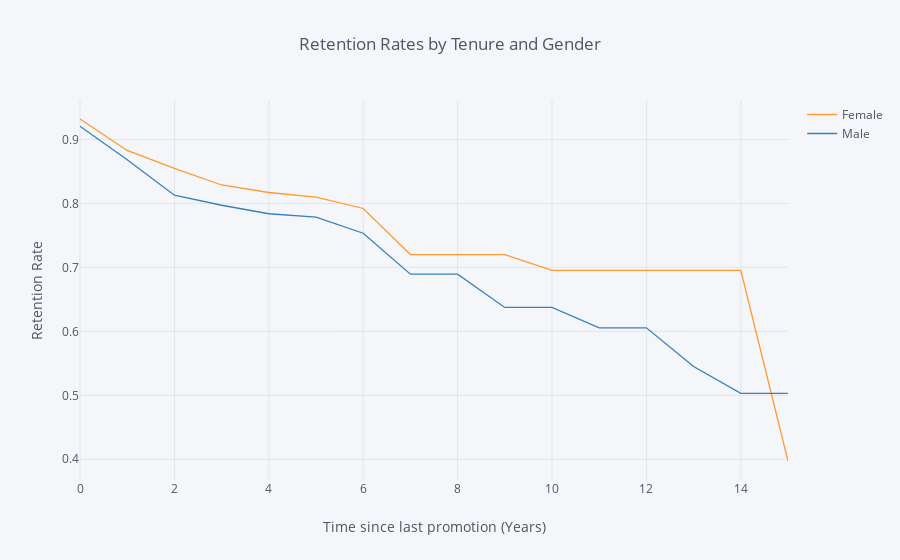

The notebook cell this image was saved under:
### Markdown cell above
## 3. Let's look at retention rate by gender from a third perspective - the number of years since the employee's last promotion. Generate and plot a survival curve showing this.

### Code cell
rates = survival(data, 'Gender', 'YearsSinceLastPromotion', 'Attrition')

rates.iplot(kind='line', xTitle='Time since last promotion (Years)', yTitle='Retention Rate',
            title='Retention Rates by Tenure and Gender')

### Figure 1 — Plotly figure (JSON) as saved in the notebook; plotly's stock layout.template omitted (floating-point values rounded to 4 significant figures)
{"data": [{"line": {"color": "rgba(255, 153, 51, 1.0)", "dash": "solid", "shape": "linear", "width": 1.3}, "mode": "lines", "name": "Female", "text": "", "type": "scatter", "uid": "a2d508e7-b5ef-4a17-8644-ddb5582b1dd5", "x": [0, 1, 2, 3, 4, 5, 6, 7, 8, 9, 10, 11, 12, 13, 14, 15], "y": [0.932, 0.8828, 0.8547, 0.8288, 0.817, 0.8099, 0.7921, 0.7201, 0.7201, 0.7201, 0.6952, 0.6952, 0.6952, 0.6952, 0.6952, 0.3973]}, {"line": {"color": "rgba(55, 128, 191, 1.0)", "dash": "solid", "shape": "linear", "width": 1.3}, "mode": "lines", "name": "Male", "text": "", "type": "scatter", "uid": "98a43209-f9a7-4bfc-ae90-a4ff0d882346", "x": [0, 1, 2, 3, 4, 5, 6, 7, 8, 9, 10, 11, 12, 13, 14, 15], "y": [0.9206, 0.8684, 0.8128, 0.7971, 0.7838, 0.7785, 0.7534, 0.6894, 0.6894, 0.6374, 0.6374, 0.6055, 0.6055, 0.5449, 0.503, 0.503]}], "layout": {"legend": {"bgcolor": "#F5F6F9", "font": {"color": "#4D5663"}}, "paper_bgcolor": "#F5F6F9", "plot_bgcolor": "#F5F6F9", "title": {"font": {"color": "#4D5663"}, "text": "Retention Rates by Tenure and Gender"}, "xaxis": {"gridcolor": "#E1E5ED", "showgrid": true, "tickfont": {"color": "#4D5663"}, "title": {"font": {"color": "#4D5663"}, "text": "Time since last promotion (Years)"}, "zerolinecolor": "#E1E5ED"}, "yaxis": {"gridcolor": "#E1E5ED", "showgrid": true, "tickfont": {"color": "#4D5663"}, "title": {"font": {"color": "#4D5663"}, "text": "Retention Rate"}, "zerolinecolor": "#E1E5ED"}}}
